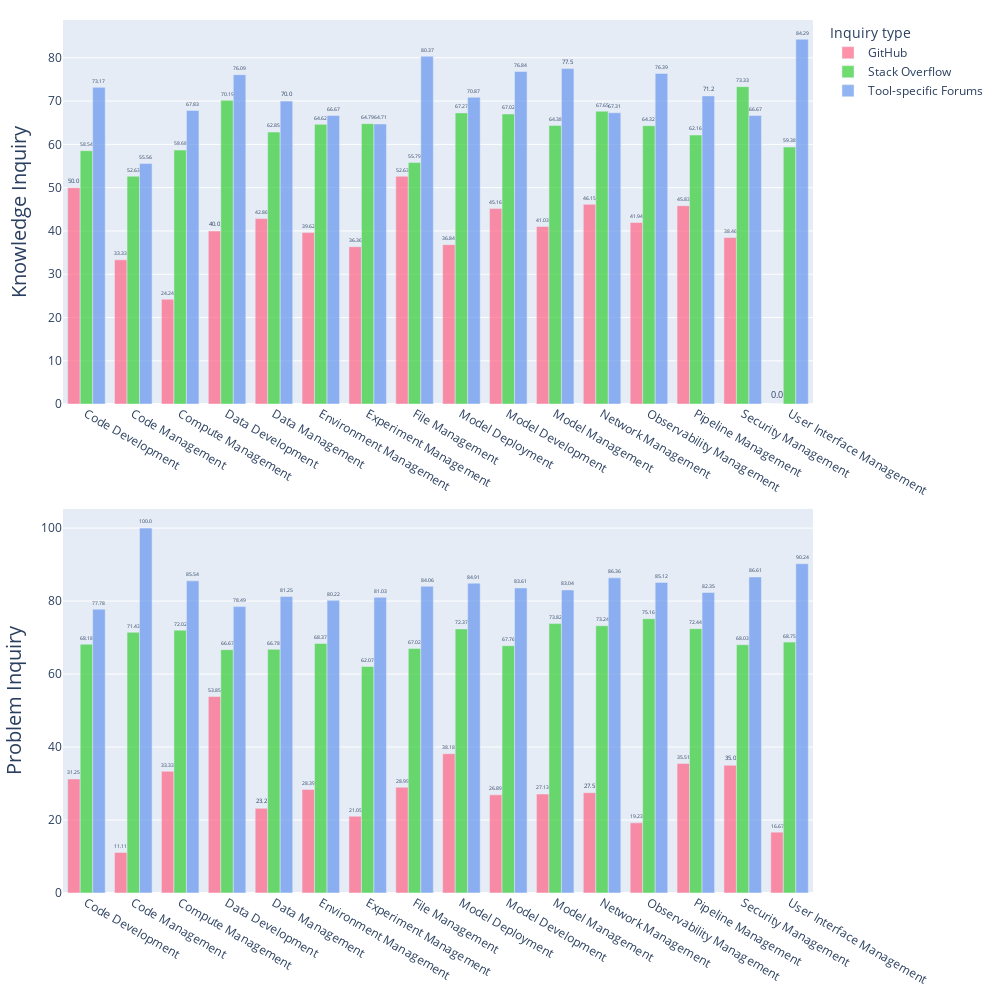

Source (notebook cell):
### Code cell
df = pd.read_json(os.path.join(path_rq3, 'forums.json'))
df = filter_open_posts(df)
df['Challenge_topic_macro'] = df['Challenge_topic_macro'].apply(lambda x: macro_topic_indexing[x])

n = len(df['Challenge_type'].unique())
fig = make_subplots(rows=n, cols=1, shared_xaxes=False, vertical_spacing=0.12)

for i, (type, type_group) in enumerate(df.groupby('Challenge_type')):
    show_legend = True if i == 0 else False
    for forum_name, forum_group in type_group.groupby('Platform'):
        categories = []
        rates = []
        
        for name, topic_group in forum_group.groupby('Challenge_topic_macro'):
            categories.append(name)
            rates.append(round(topic_group['Challenge_closed_time'].isna().sum() / len(topic_group) * 100, 2))
            
        fig.add_trace(go.Bar(
            x=categories, 
            y=rates, 
            name=forum_name, 
            showlegend=show_legend,
            marker_color=color_map[forum_name],
            text=rates, 
            textposition='outside'), 
        row=i+1, 
        col=1)
        fig.update_yaxes(title_text=f'{type[0].upper() + type[1:]} Inquiry', title_font=dict(size=20), row=i+1, col=1)

fig.update_layout(
    width=1000, 
    height=1000,
    margin=go.layout.Margin(
        l=20,  # left margin
        r=20,  # right margin
        b=20,  # bottom margin
        t=20,  # top margin
    ),
    legend_title='Inquiry type',
    boxmode='group' 
)
fig.show()
fig.write_image(os.path.join(path_rq3, 'Macro-topics unresolved rate histogram.pdf'))

### Figure 1 — Plotly figure (JSON) as saved in the notebook; plotly's stock layout.template omitted (floating-point values rounded to 4 significant figures)
{"data": [{"marker": {"color": "rgba(255, 99, 132, 0.7)"}, "name": "GitHub", "showlegend": true, "text": ["50.0", "33.33", "24.24", "40.0", "42.86", "39.62", "36.36", "52.63", "36.84", "45.16", "41.03", "46.15", "41.94", "45.83", "38.46", "0.0"], "textposition": "outside", "type": "bar", "x": ["Code Development", "Code Management", "Compute Management", "Data Development", "Data Management", "Environment Management", "Experiment Management", "File Management", "Model Deployment", "Model Development", "Model Management", "Network Management", "Observability Management", "Pipeline Management", "Security Management", "User Interface Management"], "xaxis": "x", "y": [50, 33.33, 24.24, 40, 42.86, 39.62, 36.36, 52.63, 36.84, 45.16, 41.03, 46.15, 41.94, 45.83, 38.46, 0], "yaxis": "y"}, {"marker": {"color": "rgba(50, 205, 50, 0.7)"}, "name": "Stack Overflow", "showlegend": true, "text": ["58.54", "52.63", "58.68", "70.19", "62.85", "64.62", "64.79", "55.79", "67.27", "67.02", "64.38", "67.65", "64.32", "62.16", "73.33", "59.38"], "textposition": "outside", "type": "bar", "x": ["Code Development", "Code Management", "Compute Management", "Data Development", "Data Management", "Environment Management", "Experiment Management", "File Management", "Model Deployment", "Model Development", "Model Management", "Network Management", "Observability Management", "Pipeline Management", "Security Management", "User Interface Management"], "xaxis": "x", "y": [58.54, 52.63, 58.68, 70.19, 62.85, 64.62, 64.79, 55.79, 67.27, 67.02, 64.38, 67.65, 64.32, 62.16, 73.33, 59.38], "yaxis": "y"}, {"marker": {"color": "rgba(100, 149, 237, 0.7)"}, "name": "Tool-specific Forums", "showlegend": true, "text": ["73.17", "55.56", "67.83", "76.09", "70.0", "66.67", "64.71", "80.37", "70.87", "76.84", "77.5", "67.31", "76.39", "71.2", "66.67", "84.29"], "textposition": "outside", "type": "bar", "x": ["Code Development", "Code Management", "Compute Management", "Data Development", "Data Management", "Environment Management", "Experiment Management", "File Management", "Model Deployment", "Model Development", "Model Management", "Network Management", "Observability Management", "Pipeline Management", "Security Management", "User Interface Management"], "xaxis": "x", "y": [73.17, 55.56, 67.83, 76.09, 70, 66.67, 64.71, 80.37, 70.87, 76.84, 77.5, 67.31, 76.39, 71.2, 66.67, 84.29], "yaxis": "y"}, {"marker": {"color": "rgba(255, 99, 132, 0.7)"}, "name": "GitHub", "showlegend": false, "text": ["31.25", "11.11", "33.33", "53.85", "23.2", "28.39", "21.05", "28.99", "38.18", "26.89", "27.13", "27.5", "19.23", "35.51", "35.0", "16.67"], "textposition": "outside", "type": "bar", "x": ["Code Development", "Code Management", "Compute Management", "Data Development", "Data Management", "Environment Management", "Experiment Management", "File Management", "Model Deployment", "Model Development", "Model Management", "Network Management", "Observability Management", "Pipeline Management", "Security Management", "User Interface Management"], "xaxis": "x2", "y": [31.25, 11.11, 33.33, 53.85, 23.2, 28.39, 21.05, 28.99, 38.18, 26.89, 27.13, 27.5, 19.23, 35.51, 35, 16.67], "yaxis": "y2"}, {"marker": {"color": "rgba(50, 205, 50, 0.7)"}, "name": "Stack Overflow", "showlegend": false, "text": ["68.18", "71.43", "72.02", "66.67", "66.78", "68.37", "62.07", "67.02", "72.37", "67.76", "73.82", "73.24", "75.16", "72.44", "68.03", "68.75"], "textposition": "outside", "type": "bar", "x": ["Code Development", "Code Management", "Compute Management", "Data Development", "Data Management", "Environment Management", "Experiment Management", "File Management", "Model Deployment", "Model Development", "Model Management", "Network Management", "Observability Management", "Pipeline Management", "Security Management", "User Interface Management"], "xaxis": "x2", "y": [68.18, 71.43, 72.02, 66.67, 66.78, 68.37, 62.07, 67.02, 72.37, 67.76, 73.82, 73.24, 75.16, 72.44, 68.03, 68.75], "yaxis": "y2"}, {"marker": {"color": "rgba(100, 149, 237, 0.7)"}, "name": "Tool-specific Forums", "showlegend": false, "text": ["77.78", "100.0", "85.54", "78.49", "81.25", "80.22", "81.03", "84.06", "84.91", "83.61", "83.04", "86.36", "85.12", "82.35", "86.61", "90.24"], "textposition": "outside", "type": "bar", "x": ["Code Development", "Code Management", "Compute Management", "Data Development", "Data Management", "Environment Management", "Experiment Management", "File Management", "Model Deployment", "Model Development", "Model Management", "Network Management", "Observability Management", "Pipeline Management", "Security Management", "User Interface Management"], "xaxis": "x2", "y": [77.78, 100, 85.54, 78.49, 81.25, 80.22, 81.03, 84.06, 84.91, 83.61, 83.04, 86.36, 85.12, 82.35, 86.61, 90.24], "yaxis": "y2"}], "layout": {"boxmode": "group", "height": 1000, "legend": {"title": {"text": "Inquiry type"}}, "margin": {"b": 20, "l": 20, "r": 20, "t": 20}, "width": 1000, "xaxis": {"anchor": "y", "domain": [0, 1]}, "xaxis2": {"anchor": "y2", "domain": [0, 1]}, "yaxis": {"anchor": "x", "domain": [0.56, 1], "title": {"font": {"size": 20}, "text": "Knowledge Inquiry"}}, "yaxis2": {"anchor": "x2", "domain": [0, 0.44], "title": {"font": {"size": 20}, "text": "Problem Inquiry"}}}}
